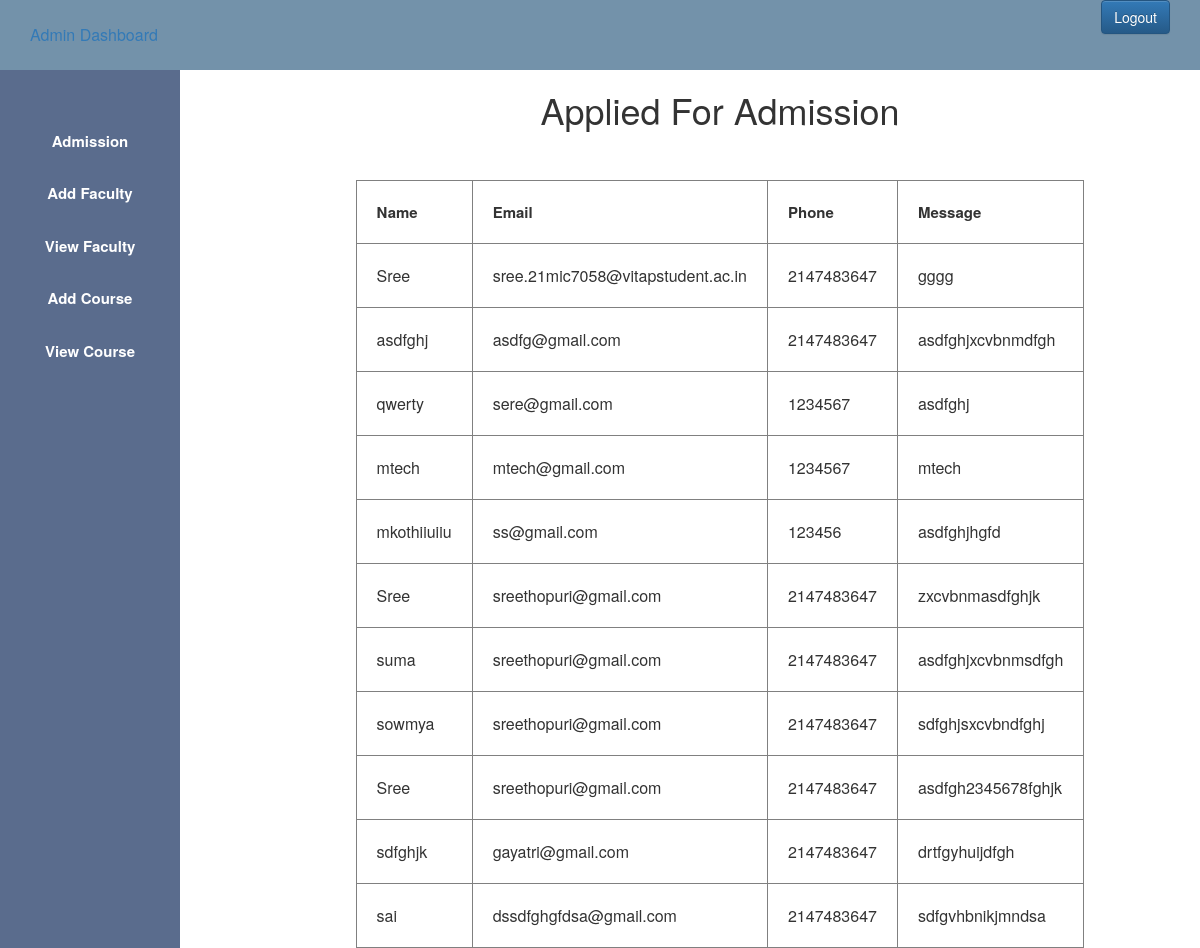
Screenshot of /admission1.php (signed in) with the database file from the repository.
### tables this page shows
CREATE TABLE `admission` (
  `id` int(11) NOT NULL,
  `name` varchar(30) DEFAULT NULL,
  `email` varchar(38) DEFAULT NULL,
  `phone` int(20) DEFAULT NULL,
  `message` varchar(50) DEFAULT NULL
);

### admission1.php (the view, shortened to what this page needs)
<?php
$host="localhost";
$user="root";
$password="";
$db="schoolproject";
$data=mysqli_connect($host,$user,$password,$db);
$sql="SELECT * from admission";
$result=mysqli_query($data,$sql);
?>
<html>
    <head>
        <link rel="stylesheet" type="text/css" href="admin.css">
<link rel="stylesheet" href="https://cdn.jsdelivr.net/npm/bootstrap@3.3.7/dist/css/bootstrap.min.css">
<link rel="stylesheet" href="https://cdn.jsdelivr.net/npm/bootstrap@3.3.7/dist/css/bootstrap-theme.min.css">
    </head>
<body>
 <?php
include 'admin_sidebar.php';
 ?>
<div class="content">
    <center>
<h1>Applied For Admission</h1>
<br><br>
<table border ="1px">
    <tr>
    <th style="padding: 20px; font-size: 15px;">Name</th>
    <th style="padding: 20px; font-size: 15px;">Email</th>
    <th style="padding: 20px; font-size: 15px;">Phone</th>
    <th style="padding: 20px; font-size: 15px;">Message</th>
</tr>
<?php
while($info=$result->fetch_assoc())
{
?>
<tr>
    <td style="padding: 20px;">
    <?php echo "{$info['name']}"; ?>
</td>
    <td style="padding: 20px;">
    <?php echo "{$info['email']}"; ?>
</td>
    <td style="padding: 20px;">
    <?php echo "{$info['phone']}"; ?>
</td>
    <td style="padding: 20px;">
    <?php echo "{$info['message']}"; ?>
</td>
</tr>
<?php
}
?>
</table>
</center>
    </div>
</body>
</html>

### admin_sidebar.php
<header class ="header">
    <a href="">Admin Dashboard</a>
<div class="logout">
    <a href ="logout.php" class="btn btn-primary">Logout</a>
</div>
</header>
<aside>
<ul>
<li>
<a href="admission1.php">Admission</a>
</li>
<li>
<a href="admin_add_faculty.php">Add Faculty</a>
</li>
<li>
<a href="">View Faculty</a>
</li>
<li>
<a href="">Add Course</a>
</li>
<li>
<a href="">View Course</a>
</li>
</ul>
</aside>

### admin.css (style rules this page uses)
* { margin: 0px; padding: 0px; }
.header { font-size: 16px; background-color: rgb(115, 146, 170); line-height: 70px; padding-left: 30px; }
a,a:hover { text-decoration: none !important; font-style: bold !important; }
.logout { float: right; padding-right: 30px; }
ul { background-color: rgb(90, 108, 141); width: 15%; height: 100%; position: fixed; padding-top: 5%; text-align: center; }
ul li { list-style: none; padding-bottom: 30px; font-size: 15px; }
ul li a { color: white; font-weight: bold; }
.content { margin-left: 20%; }

### rows the page displays
admission: name "Sree", email "sree.21mic7058@vitapstudent.ac.in", phone "2147483647", message "gggg"
admission: name "asdfghj", email "asdfg@gmail.com", phone "2147483647", message "asdfghjxcvbnmdfgh"
admission: name "qwerty", email "sere@gmail.com", phone "1234567", message "asdfghj"
admission: name "mtech", email "mtech@gmail.com", phone "1234567", message "mtech"
admission: name "mkothiiuiiu", email "ss@gmail.com", phone "123456", message "asdfghjhgfd"
admission: name "Sree", email "sreethopuri@gmail.com", phone "2147483647", message "zxcvbnmasdfghjk"
admission: name "suma", email "sreethopuri@gmail.com", phone "2147483647", message "asdfghjxcvbnmsdfgh"
admission: name "sowmya", email "sreethopuri@gmail.com", phone "2147483647", message "sdfghjsxcvbndfghj"
admission: name "Sree", email "sreethopuri@gmail.com", phone "2147483647", message "asdfgh2345678fghjk"
admission: name "sdfghjk", email "gayatri@gmail.com", phone "2147483647", message "drtfgyhuijdfgh"
admission: name "sai", email "dssdfghgfdsa@gmail.com", phone "2147483647", message "sdfgvhbnikjmndsa"
